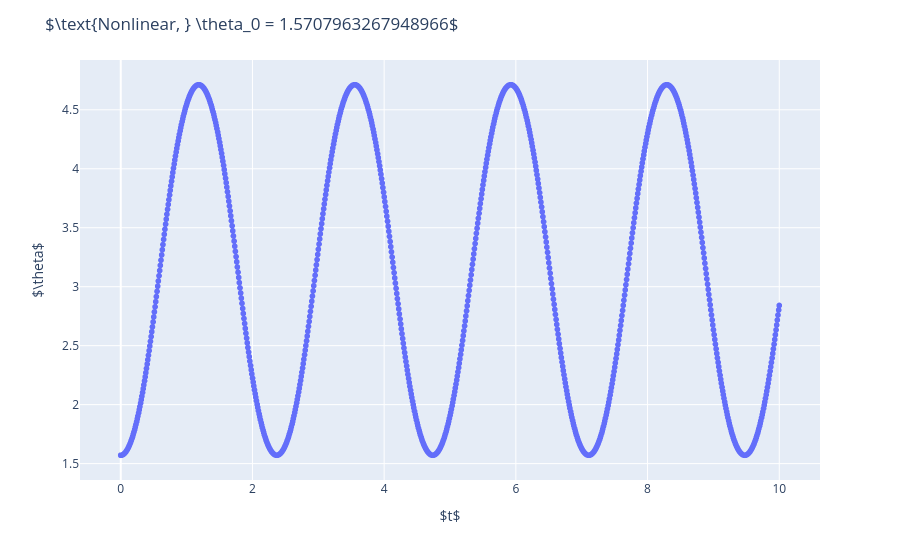

Notebook cell for this chart:
### Code cell
# half pendulum swing
theta_0 = np.pi / 2
solution = solve_ivp(eom_nonlinear, t_span=[0, 10], y0=[theta_0, 0, 0], max_step=0.01)
assert solution.success
fig = px.scatter(x=solution.t, y=solution.y[0])
fig.update_layout(
    title=rf"$\text{{Nonlinear, }} \theta_0 = {theta_0}$",
    xaxis_title=r"$t$",
    yaxis_title=r"$\theta$",
)

### Figure 1 — Plotly figure (JSON) as saved in the notebook; plotly's stock layout.template omitted (floating-point values rounded to 4 significant figures; data arrays with more than 128 entries replaced by an {"elided": "..."} marker saying what was removed)
{"data": [{"hovertemplate": "x=%{x}<br>y=%{y}<extra></extra>", "legendgroup": "", "marker": {"color": "#636efa", "symbol": "circle"}, "mode": "markers", "name": "", "showlegend": false, "type": "scattergl", "x": {"elided": "1003 float values"}, "xaxis": "x", "y": {"elided": "1003 float values"}, "yaxis": "y"}], "layout": {"legend": {"tracegroupgap": 0}, "margin": {"t": 60}, "title": {"text": "$\\text{Nonlinear, } \\theta_0 = 1.5707963267948966$"}, "xaxis": {"anchor": "y", "domain": [0, 1], "title": {"text": "$t$"}}, "yaxis": {"anchor": "x", "domain": [0, 1], "title": {"text": "$\\theta$"}}}}
